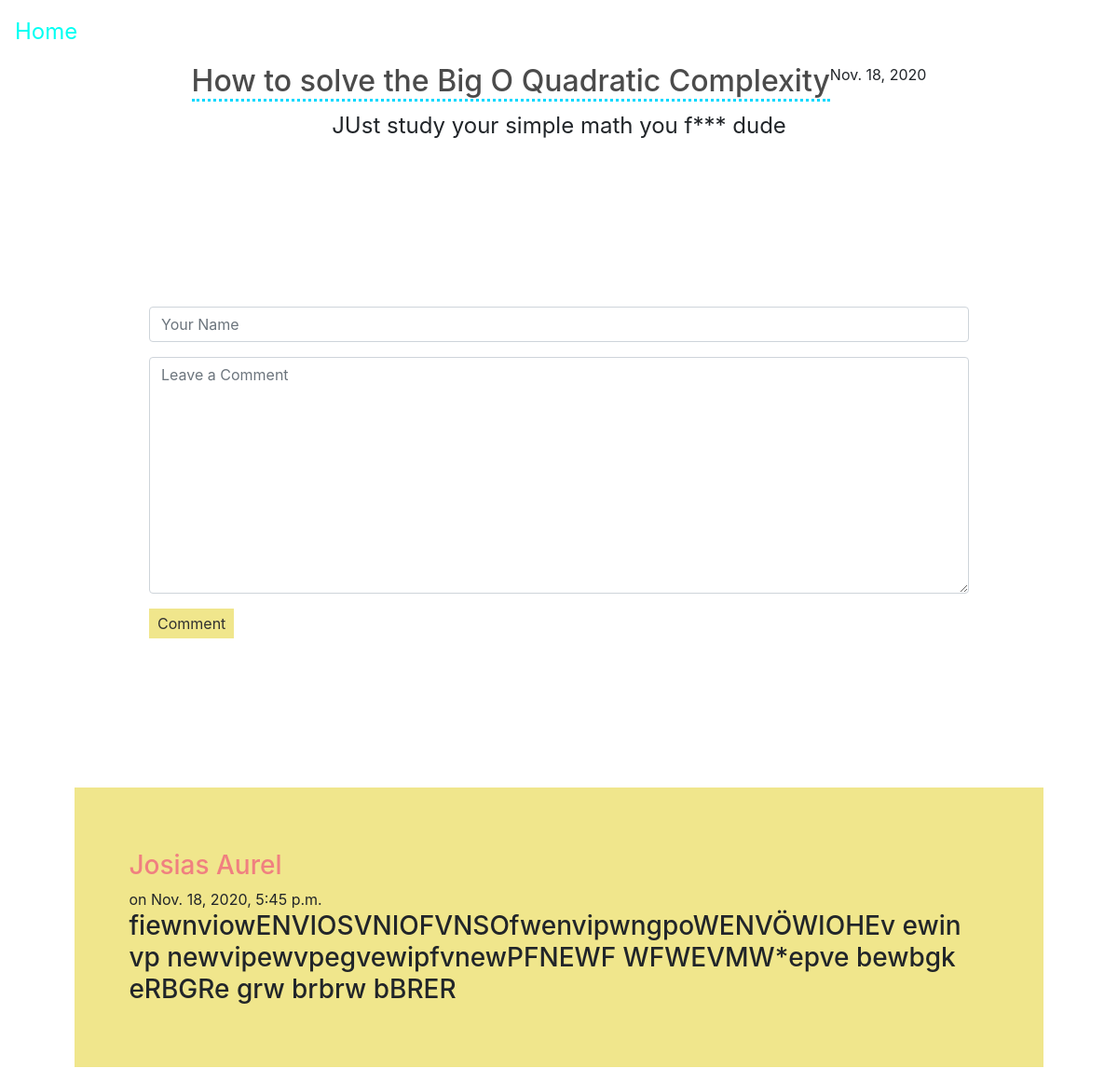
/4, run on the app's committed database.
### blog/models.py (models this page shows, shortened)
class Post(models.Model):
    title = models.CharField(max_length=200)
    post = models.TextField()
    date_published = models.DateField(auto_now=True)
    date_edited = models.DateTimeField(auto_now_add=True)

class Comment(models.Model):
    author = models.CharField(max_length=60)
    body = models.CharField(max_length=600)
    created_on = models.DateTimeField(auto_now_add=True)
    post = models.ForeignKey("Post", on_delete=models.CASCADE)

### blog/views.py (the view, shortened to what this page needs)
# urls.py: path("<int:pk>", views.blog_specific, name="blog_post"),
def blog_specific(request, pk):
    blog_post = Post.objects.get(pk=pk)
    form = CommentForm(request.POST)
    comments = Comment.objects.filter(post=blog_post)
    ctx = {
        "post": blog_post,
        "comments": comments,
        "form": form
    }
    return render(request, "blogs.html", ctx)

### blog/forms.py
class CommentForm(forms.Form):
    author = forms.CharField(max_length=60, widget=forms.TextInput(
        attrs={
            "class": "form-control",
            "placeholder": "Your Name"
        }
    ))
    body = forms.CharField(widget=forms.Textarea(
        attrs={
            "class": "form-control",
            "placeholder": "Leave a Comment"
        }
    ))

### blog/templates/blogs.html (shortened to what this page needs)
{% load static %}
<!DOCTYPE html>
<html lang="en">
<head>
    <link rel="stylesheet" href="{% static 'css/post.css' %}">
    <link rel="stylesheet" href="{% static 'css/bootstrap.min.css' %}">
</head>
<body>
    <header>
        <a href="/">Home</a>
    </header>
    <main class="title-c">
        <h2 class="title">
            {{ post.title }}
        </h2>
        <span>{{ post.date_published }}</span>
    </main>
    <div class="post-container">
        <p>
            {{ post.post }}
        </p>
    </div>
<div class="form-container">
    <form method="post" action="/{{ post.pk }}">
        <div class="form-group">
            {{ form.author }}
        </div>
        <div class="form-group">
            {{ form.body }}
        </div>
        <button type="submit" class="submit-btn">Comment</button>
    </form>
</div>
    <div class="comments-container">
        {% for comment in comments %}
        <span class="comment-card">
            <h3> <h3 class="commenter-name">{{ comment.author }}</h3> on {{ comment.created_on }}</h3>
            <h3>{{ comment.body }}</h3>
        </span>
        {% endfor %}
    </div>
</body>
</html>

### blog/static/css/post.css (style rules this page uses)
* { box-sizing: border-box; }
body { font-family: monospace; background-color: whitesmoke; margin: 0; }
header { display: flex; justify-content: flex-start; margin: 1em; }
header > a { text-decoration: none; color: rgb(0, 255, 242); font-size: 1.5em; }
.title-c { display: flex; justify-content: center; }
.title { color: rgb(75, 75, 75); border-bottom: 3px dotted rgb(0, 217, 255); word-wrap: break-word; }
.post-container { display: flex; justify-content: center; margin-left: 2%; margin-right: 2%; }
.post-container > p { font-size: 1.5em; }
.form-container { margin: 10em; }
.submit-btn { background-color: khaki; border: solid; border-color: transparent; color: rgb(48, 48, 48); }
.comments-container { margin: 1em; }
.comment-card { display: flex; justify-content: space-evenly; flex-direction: column; background-color: khaki; border-color: white; padding: 5%; margin-left: 4em; margin-right: 4em; }
.commenter-name { color: lightcoral; }

### data on the page
Post: title "How to solve the Big O Quadratic Complexity", date_published "Nov. 18, 2020", post "JUst study your simple math you f*** dude"
Comment: author "Josias Aurel", created_on "Nov. 18, 2020, 5:45 p.m.", body "fiewnviowENVIOSVNIOFVNSOfwenvipwngpoWENVÖWIOHEv ewin vp newvipewvpegvewipfvnewPFNEWF WFWEVMW*epve bewbgk eRBGRe grw brbrw bBRER"
